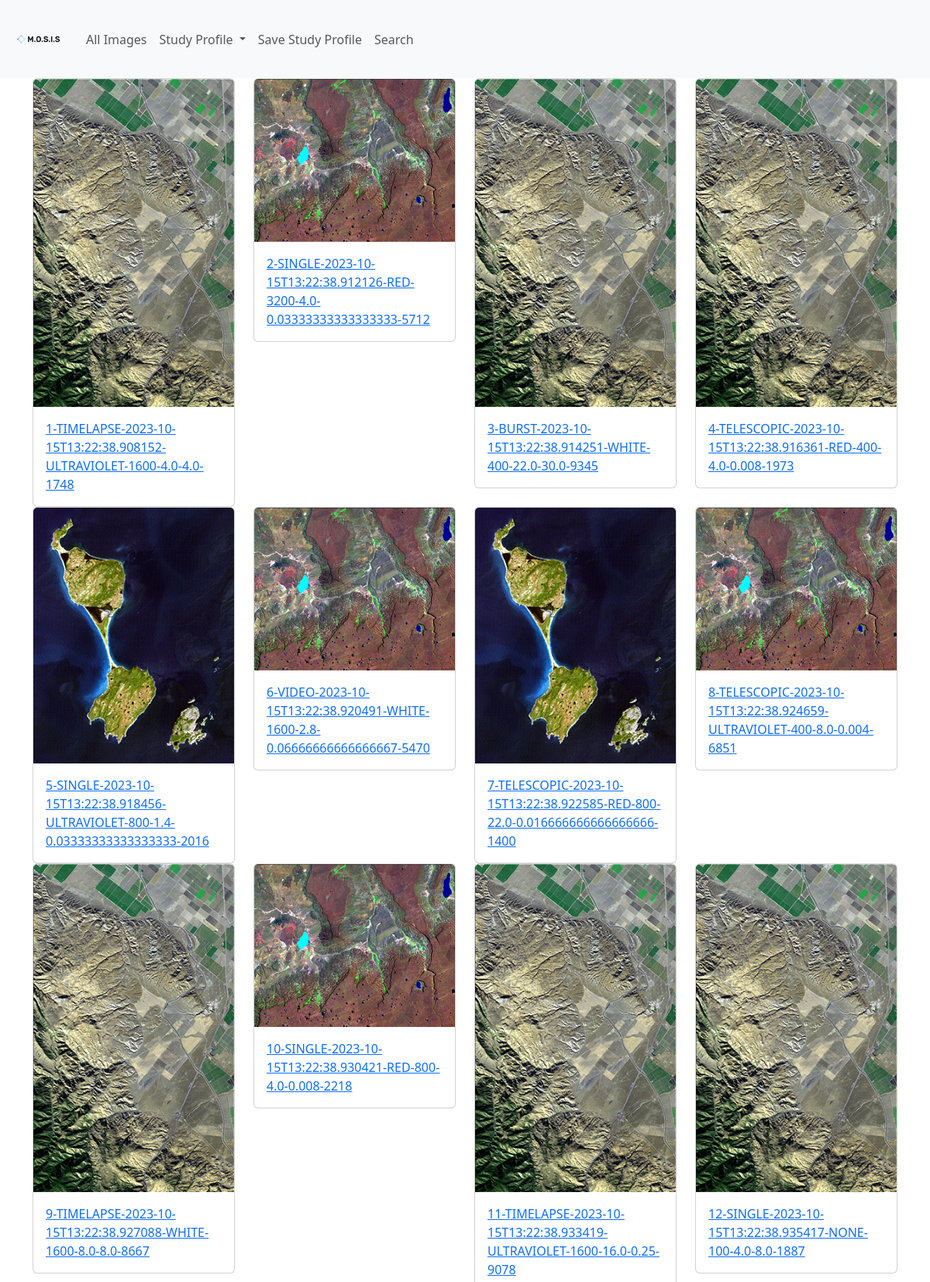
The page / (upper part) on the database its author committed.
### app.py (models this page shows, shortened)
class MediaMetadata(db.Model):
    __tablename__ = "MediaMetadata"
    metadataId = db.Column(INTEGER,
                           primary_key=True,
                           autoincrement=True,
                           nullable=False)
    entryId = db.Column(INTEGER, db.ForeignKey(MediaEntry.entryId))
    leftCameraMedia = db.Column(TEXT, nullable=False)
    rightCameraMedia = db.Column(TEXT, nullable=False)
    time = db.Column(TEXT, nullable=False)
    temperature = db.Column(REAL, nullable=False)
    pressure = db.Column(REAL, nullable=False)
    ph = db.Column(REAL, nullable=False)
    dissolvedOxygen = db.Column(REAL, nullable=False)

class MediaEntry(db.Model):
    __tablename__ = "MediaEntry"
    entryId = db.Column(INTEGER,
                        primary_key=True,
                        autoincrement=True,
                        nullable=False)
    shotType = db.Column(TEXT, nullable=False)
    time = db.Column(TEXT, nullable=False)
    illuminationType = db.Column(TEXT, nullable=False)
    iso = db.Column(INTEGER, nullable=False)
    apertureSize = db.Column(REAL, nullable=False)
    shutterSpeed = db.Column(REAL, nullable=False)
    whiteBalance = db.Column(INTEGER, nullable=False)

### app.py (the view)
@app.route("/")
def index():
    return render_template("index.html",
                           MediaEntries=getAllMediaEntry(db),
                           db=db,
                           getAllMediaMetadataId=getAllMediaMetadataId,
                           enumerate=enumerate,
                           str=str)

### app.py (called while the page is built)
def getAllMediaEntry(db) -> list[MediaEntryInternalRepresentation]:
    ret = list(db.session.execute(select(MediaEntry)))
    ret = list(
        map(
            lambda x: MediaEntryInternalRepresentation(x[0].entryId, x[
                0].shotType, x[0].time, x[0].illuminationType, x[0].iso, x[
                    0].apertureSize, x[0].shutterSpeed, x[0].whiteBalance),
            ret))
    return ret

def getAllMediaMetadataId(
        db, entryId: int) -> list[MediaMetadataInternalRepresentation]:
    ret = list(
        db.session.execute(
            select(MediaMetadata).where(MediaMetadata.entryId == entryId)))
    ret = list(
        map(
            lambda x: MediaMetadataInternalRepresentation(
                x[0].metadataId, x[0].entryId, x[0].leftCameraMedia, x[0].
                rightCameraMedia, x[0].time, x[0].temperature, x[0].ph, x[
                    0].dissolvedOxygen, x[0].pressure), ret))
    return ret

### templates/index.html (shortened to what this page needs)
{% extends 'base.html' %}
{% block body %}
    <div class="container">
      {% for index, MediaEntry in enumerate(MediaEntries) %}
      {% if index%4 == 0 -%}
      <div class="row">
	{% endif %}
        <div class="col-lg-3 col-sm-6">
          <div class="card" style="width: ">
            <img
              alt=""
              class="card-img-top"
              src={{ url_for('static', filename=getAllMediaMetadataId(db,MediaEntry.entryId)[0].leftCameraMedia.split("/").pop()) }}/>
            <div class="card-body" >
	      <a href={{"/entry/" + str(MediaEntry.entryId)}} class="streched-link">
	      {{"{}-{}-{}-{}-{}-{}-{}-{}".format(MediaEntry.entryId,MediaEntry.shotType,MediaEntry.time,MediaEntry.illuminationType,MediaEntry.iso,MediaEntry.apertureSize,MediaEntry.shutterSpeed,MediaEntry.whiteBalance)}}
</a>
	    </div>
          </div>
        </div>
      {% if index%4 == 3 -%}
      </div>
      {% endif %}
      {% endfor %}
    </div>
{% endblock %}

### templates/base.html (shortened to what this page needs)
<!DOCTYPE html>
<html lang="en">
  <head>
    <link
      href="{{ url_for('static', filename='bootstrap.css') }}"
      rel="stylesheet"
    />
  </head>
  <body>
    <nav class="navbar navbar-expand-lg bg-body-tertiary">
      <div class="container-fluid">
        <a class="navbar-brand" href="/">
          <img
            alt=""
            src={{ url_for('static', filename="default.png")}}
            height="75rem"
          />
        </a>
        <div class="collapse navbar-collapse" id="navbarSupportedContent">
          <ul class="navbar-nav me-auto mb-2 mb-lg-0">
            <li class="nav-item">
              <a class="nav-link" aria-current="page" href="/"
                >All Images</a
              >
            </li>
            <li class="nav-item dropdown">
          <a class="nav-link dropdown-toggle" href="#" role="button" data-bs-toggle="dropdown" aria-expanded="false">
            Study Profile
          </a>
        </li>
	    <li class="nav-item">
	     <a class="nav-link" aria-current="page" href="/save">Save Study Profile</a>
	    </li>
	    <li class="nav-item">
	     <a class="nav-link" aria-current="page" href="/search">Search</a>
	    </li>
          </ul>
        </div>
      </div>
    </nav>
   {% block body%} {% endblock %}
  </body>
</html>

### rows shown on the page
MediaMetadata: entryId+leftCameraMedia+rightCameraMedia (picture)
MediaEntry: entryId+shotType+time "1-TIMELAPSE-2023-10-15T13:22:38.908152-ULTRAVIOLET-1600-4.0-4.0-1748"
MediaMetadata: entryId+leftCameraMedia+rightCameraMedia (picture)
MediaEntry: entryId+shotType+time "2-SINGLE-2023-10-15T13:22:38.912126-RED-3200-4.0-0.03333333333333333-5712"
MediaMetadata: entryId+leftCameraMedia+rightCameraMedia (picture)
MediaEntry: entryId+shotType+time "3-BURST-2023-10-15T13:22:38.914251-WHITE-400-22.0-30.0-9345"
MediaMetadata: entryId+leftCameraMedia+rightCameraMedia (picture)
MediaEntry: entryId+shotType+time "4-TELESCOPIC-2023-10-15T13:22:38.916361-RED-400-4.0-0.008-1973"
MediaMetadata: entryId+leftCameraMedia+rightCameraMedia (picture)
MediaEntry: entryId+shotType+time "5-SINGLE-2023-10-15T13:22:38.918456-ULTRAVIOLET-800-1.4-0.03333333333333333-2016"
MediaMetadata: entryId+leftCameraMedia+rightCameraMedia (picture)
MediaEntry: entryId+shotType+time "6-VIDEO-2023-10-15T13:22:38.920491-WHITE-1600-2.8-0.06666666666666667-5470"
MediaMetadata: entryId+leftCameraMedia+rightCameraMedia (picture)
MediaEntry: entryId+shotType+time "7-TELESCOPIC-2023-10-15T13:22:38.922585-RED-800-22.0-0.016666666666666666-1400"
MediaMetadata: entryId+leftCameraMedia+rightCameraMedia (picture)
MediaEntry: entryId+shotType+time "8-TELESCOPIC-2023-10-15T13:22:38.924659-ULTRAVIOLET-400-8.0-0.004-6851"
MediaMetadata: entryId+leftCameraMedia+rightCameraMedia (picture)
MediaEntry: entryId+shotType+time "9-TIMELAPSE-2023-10-15T13:22:38.927088-WHITE-1600-8.0-8.0-8667"
MediaMetadata: entryId+leftCameraMedia+rightCameraMedia (picture)
MediaEntry: entryId+shotType+time "10-SINGLE-2023-10-15T13:22:38.930421-RED-800-4.0-0.008-2218"
MediaMetadata: entryId+leftCameraMedia+rightCameraMedia (picture)
MediaEntry: entryId+shotType+time "11-TIMELAPSE-2023-10-15T13:22:38.933419-ULTRAVIOLET-1600-16.0-0.25-9078"
MediaMetadata: entryId+leftCameraMedia+rightCameraMedia (picture)
MediaEntry: entryId+shotType+time "12-SINGLE-2023-10-15T13:22:38.935417-NONE-100-4.0-8.0-1887"
